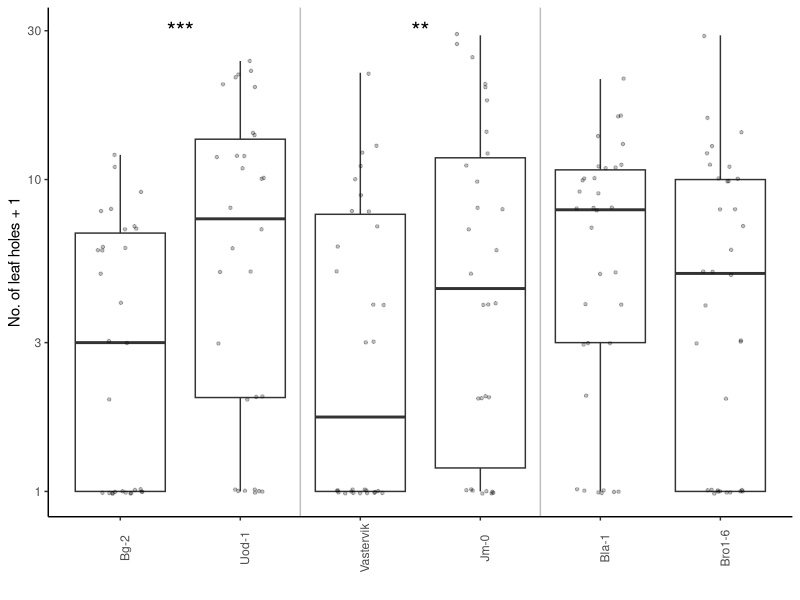

This figure's R source: (Note: this script raises an error after producing the figure.)
##############################################
# GLM and figures for choice experiment data #
##############################################

library(tidyverse)
library(MASS)

setwd("./ChoiceExp")
d = read.csv("bioassay.csv",header=TRUE)
d$Line = factor(d$Line,levels=c("Bg-2","Uod-1","Vastervik","Jm-0","Bla-1","Bro1-6"))
d$Cup = factor(d$Cup)

# for Table S9
d1 = subset(d,Set==1)
res = glm.nb(holes~factor(Cup)+Line,data=d1)
summary(res)
drop1(res,test="Chisq")

d2 = subset(d,Set==2)
res = glm.nb(holes~factor(Cup)+Line,data=d2)
summary(res)
drop1(res,test="Chisq")

d3 = subset(d,Set==3)
res = glm.nb(holes~factor(Cup)+Line,data=d3)
summary(res)
drop1(res,test="Chisq")

b = ggplot(d,aes(x=Line,y=holes+1)) + 
  geom_boxplot(outlier.shape=NA) + 
  theme_classic() + scale_y_log10() + ylab("No. of leaf holes + 1") + xlab("") + theme(axis.text.x=element_text(angle=90)) +
  geom_jitter(shape=20,colour="black",alpha=0.25,position=position_jitter(0.2)) + geom_vline(xintercept=c(2.5,4.5),lty=1,col="grey") + 
  geom_text(data.frame(x=1.5,y=30),mapping=aes(x=x,y=y),label="***",size=6) +
  geom_text(data.frame(x=3.5,y=30),mapping=aes(x=x,y=y),label="**",size=6)

# Figure S13b
saveRDS(b,file="../../figs/ChoiceExp_boxplot.rds")
ggsave(b,filename="choice.pdf",width=5,height=4)

setwd("../")
